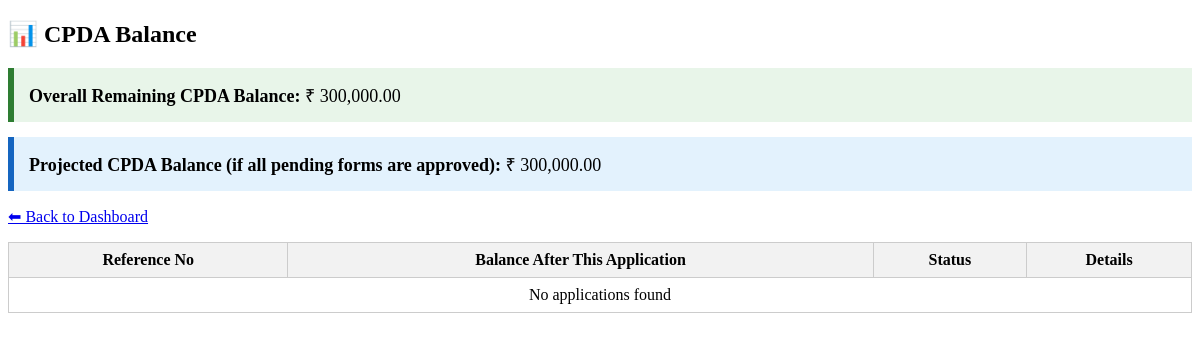
Before: /views/faculty_balance.php (signed in) with the older database file.
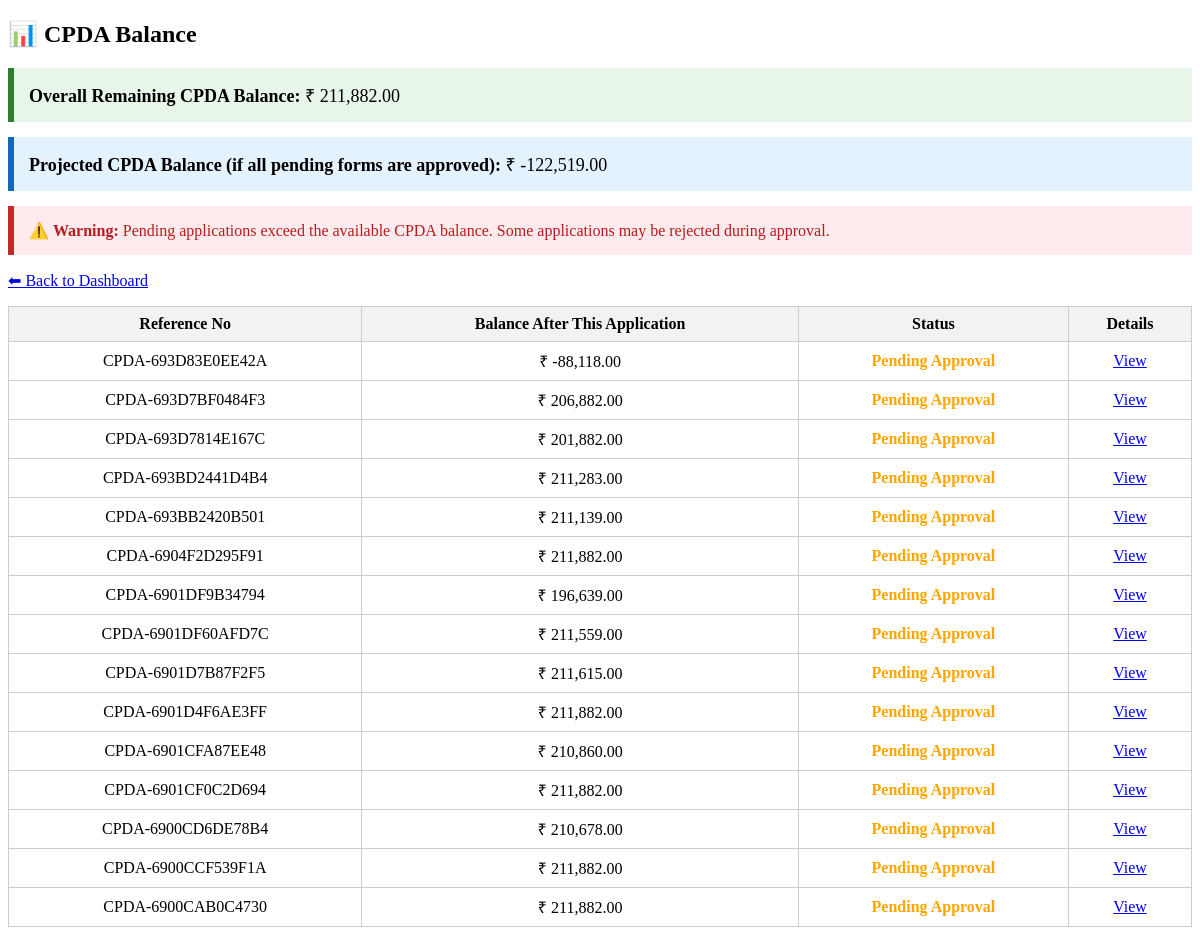
After: the same page with the newer database file.
### tables this page shows
CREATE TABLE `cpda_applications` (
  `application_id` int(11) NOT NULL,
  `ref_number` varchar(100) DEFAULT NULL,
  `dated` date DEFAULT NULL,
  `employee_code` varchar(50) NOT NULL,
  `faculty_name` varchar(200) NOT NULL,
  `email` varchar(100) DEFAULT NULL,
  `mobile_number` varchar(15) DEFAULT NULL,
  `designation` varchar(100) DEFAULT NULL,
  `department` varchar(100) DEFAULT NULL,
  `pay_level` varchar(50) DEFAULT NULL,
  `date_of_joining` date DEFAULT NULL,
  `purpose_of_purchase` text DEFAULT NULL,
  `technical_specification` text DEFAULT NULL,
  `source_of_information` text DEFAULT NULL,
  `remarks` text DEFAULT NULL,
  `applicant_signature_date` datetime DEFAULT NULL,
  `status` enum('DRAFT','SUBMITTED','HOD_APPROVED','HOD_REJECTED','ACCOUNTS_APPROVED','ACCOUNTS_REJECTED','DFW_APPROVED','DFW_REJECTED','DIRECTOR_APPROVED','DIRECTOR_REJECTED','COMPLETED') DEFAULT 'DRAFT',
  `pda_block_start_year` int(11) DEFAULT NULL,
  `pda_block_end_year` int(11) DEFAULT NULL,
  `created_at` timestamp NOT NULL DEFAULT current_timestamp(),
  `updated_at` timestamp NOT NULL DEFAULT current_timestamp() ON UPDATE current_timestamp(),
  `current_stage` enum('HOD_REVIEW','DA_REVIEW','ASS_REVIEW','DFW_REVIEW','DIRECTOR_REVIEW','COMPLETED') DEFAULT NULL
);

### controllers/BalanceViewController.php (called while the page is built, shortened)
<?php
require_once __DIR__ . '/../config/db.php';
class BalanceViewController
{
    private $conn;
    private $TOTAL_CPDA = 300000;
    public function __construct()
    {
        global $conn;
        $this->conn = $conn;
    }
    public function getBalanceByForm(string $formType, int $formId): array
    {
        $facultyId = $_SESSION['employee_code'];
        $approvedBalance = $this->getCurrentApprovedBalance($facultyId);
        $amount = $this->getApplicationAmount($formType, $formId);
        return [
            'form_type'         => $formType,
            'form_id'           => $formId,
            'approved_balance'  => $approvedBalance,
            'temporary_balance' => $approvedBalance - $amount,
            'status'            => 'TEMP'
        ];
    }
    private function getApplicationAmount(string $formType, int $formId): float
    {
        if ($formType === 'F1') {
            $stmt = $this->conn->prepare("
                SELECT
                    IFNULL((SELECT SUM(amount) FROM professional_memberships WHERE application_id = ?),0) +
                    IFNULL((SELECT SUM(amount) FROM consumable_items WHERE application_id = ?),0) AS total
            ");
            $stmt->bind_param("ii", $formId, $formId);
            $stmt->execute();
            return (float)$stmt->get_result()->fetch_assoc()['total'];
        }
        return 0.0;
    }
    public function getApplicationAmountPublic(string $formType, int $formId): float
    {
        return $this->getApplicationAmount($formType, $formId);
    }
    public function getCurrentApprovedBalance(string $facultyId): float
    {
        $stmt = $this->conn->prepare("
            SELECT total_allocated - utilized_amount AS approved_balance
            FROM cpda_balance_master
            WHERE faculty_id = ?
        ");
        $stmt->bind_param("s", $facultyId);
        $stmt->execute();
        $res = $stmt->get_result();
        if ($res && $res->num_rows > 0) {
            return (float)$res->fetch_assoc()['approved_balance'];
        }
        return $this->TOTAL_CPDA;
    }
}

### views/faculty_balance.php (the view, shortened to what the changed rows need)
<?php
require_once '../config/db.php';
require_once '../controllers/BalanceViewController.php';
$employee_code = $_SESSION['employee_code'];
$balanceCtrl = new BalanceViewController();
$overallRemaining = $balanceCtrl->getCurrentApprovedBalance($employee_code);
$projectedBalance = $overallRemaining;
$stmtPending = $conn->prepare("
    SELECT application_id
    FROM cpda_applications
    WHERE employee_code = ?
      AND status NOT IN ('APPROVED')
");
$stmtPending->bind_param("s", $employee_code);
$stmtPending->execute();
$resPending = $stmtPending->get_result();
while ($row = $resPending->fetch_assoc()) {
    $amount = $balanceCtrl->getApplicationAmountPublic(
        'F1',
        (int)$row['application_id']
    );
    $projectedBalance -= $amount;
}
$stmt = $conn->prepare("
    SELECT application_id, ref_number, created_at
    FROM cpda_applications
    WHERE employee_code = ?
    ORDER BY created_at DESC
");
$stmt->bind_param("s", $employee_code);
$stmt->execute();
$result = $stmt->get_result();
?>
<!DOCTYPE html>
<html>
<head>
</head>
<body>
<h2>📊 CPDA Balance</h2>
<div style="
    margin: 15px 0;
    padding: 15px;
    background: #e8f5e9;
    border-left: 6px solid #2e7d32;
    font-size: 18px;
">
    <strong>Overall Remaining CPDA Balance:</strong>
    ₹ <?= number_format($overallRemaining, 2) ?>
</div>
<div style="
    margin: 15px 0;
    padding: 15px;
    background: #e3f2fd;
    border-left: 6px solid #1565c0;
    font-size: 18px;
">
    <strong>Projected CPDA Balance (if all pending forms are approved):</strong>
    ₹ <?= number_format($projectedBalance, 2) ?>
</div>
<?php if ($projectedBalance < 0): ?>
    <div style="
        margin: 15px 0;
        padding: 15px;
        background: #ffebee;
        border-left: 6px solid #c62828;
        color: #b71c1c;
        font-size: 16px;
    ">
        ⚠️ <strong>Warning:</strong>
        Pending applications exceed the available CPDA balance.
        Some applications may be rejected during approval.
    </div>
<?php endif; ?>
<p><a href="faculty_dashboard.php">⬅ Back to Dashboard</a></p>
<table>
    <thead>
        <tr>
            <th>Reference No</th>
            <th>Balance After This Application</th>
            <th>Status</th>
            <th>Details</th>
        </tr>
    </thead>
    <tbody>
        <?php if ($result->num_rows > 0): ?>
            <?php while ($row = $result->fetch_assoc()):
                $balance = $balanceCtrl->getBalanceByForm(
                    'F1',
                    (int)$row['application_id']
                );
                $balance['approved_balance'] = $overallRemaining;
                $amount = $balanceCtrl->getApplicationAmountPublic(
                    'F1',
                    (int)$row['application_id']
                );
                $balance['temporary_balance'] = $overallRemaining - $amount;
            ?>
                <tr>
                    <td><?= htmlspecialchars($row['ref_number']) ?></td>
                    <td>₹ <?= number_format($balance['temporary_balance'], 2) ?></td>
                    <td>
                        <?php
                        switch ($balance['status']) {
                            case 'TEMP':
                                echo '<span style="color: orange; font-weight: bold;">Pending Approval</span>';
                                break;
                        }
                        ?>
                    </td>
                    <td>
                        <a href="balance_view.php?form_type=F1&form_id=<?= (int)$row['application_id'] ?>">
                            View
                        </a>
                    </td>
                </tr>
            <?php endwhile; ?>
        <?php else: ?>
            <tr>
                <td colspan="5">No applications found</td>
            </tr>
        <?php endif; ?>
    </tbody>
</table>
</body>
</html>

Changed rows visible on the page:
added cpda_applications: ref_number "CPDA-693D83E0EE42A", temporary_balance "-88,118.00"
added cpda_applications: ref_number "CPDA-693D7BF0484F3", temporary_balance "206,882.00"
added cpda_applications: ref_number "CPDA-693D7814E167C", temporary_balance "201,882.00"
added cpda_applications: ref_number "CPDA-693BD2441D4B4", temporary_balance "211,283.00"
added cpda_applications: ref_number "CPDA-693BB2420B501", temporary_balance "211,139.00"
added cpda_applications: ref_number "CPDA-6904F2D295F91", temporary_balance "211,882.00"
added cpda_applications: ref_number "CPDA-6901DF9B34794", temporary_balance "196,639.00"
added cpda_applications: ref_number "CPDA-6901DF60AFD7C", temporary_balance "211,559.00"
added cpda_applications: ref_number "CPDA-6901D7B87F2F5", temporary_balance "211,615.00"
added cpda_applications: ref_number "CPDA-6901D4F6AE3FF", temporary_balance "211,882.00"
added cpda_applications: ref_number "CPDA-6901CFA87EE48", temporary_balance "210,860.00"
added cpda_applications: ref_number "CPDA-6901CF0C2D694", temporary_balance "211,882.00"
added cpda_applications: ref_number "CPDA-6900CD6DE78B4", temporary_balance "210,678.00"
added cpda_applications: ref_number "CPDA-6900CCF539F1A", temporary_balance "211,882.00"
added cpda_applications: ref_number "CPDA-6900CAB0C4730", temporary_balance "211,882.00"
Other visible differences:
$overallRemaining: "300,000.00" → "211,882.00"
$projectedBalance: "300,000.00" → "-122,519.00"
text no longer shown: "No applications found"
text now shown: "⚠️ Warning: Pending applications exceed the available CPDA balance. Some applications may be rejected during approval."
